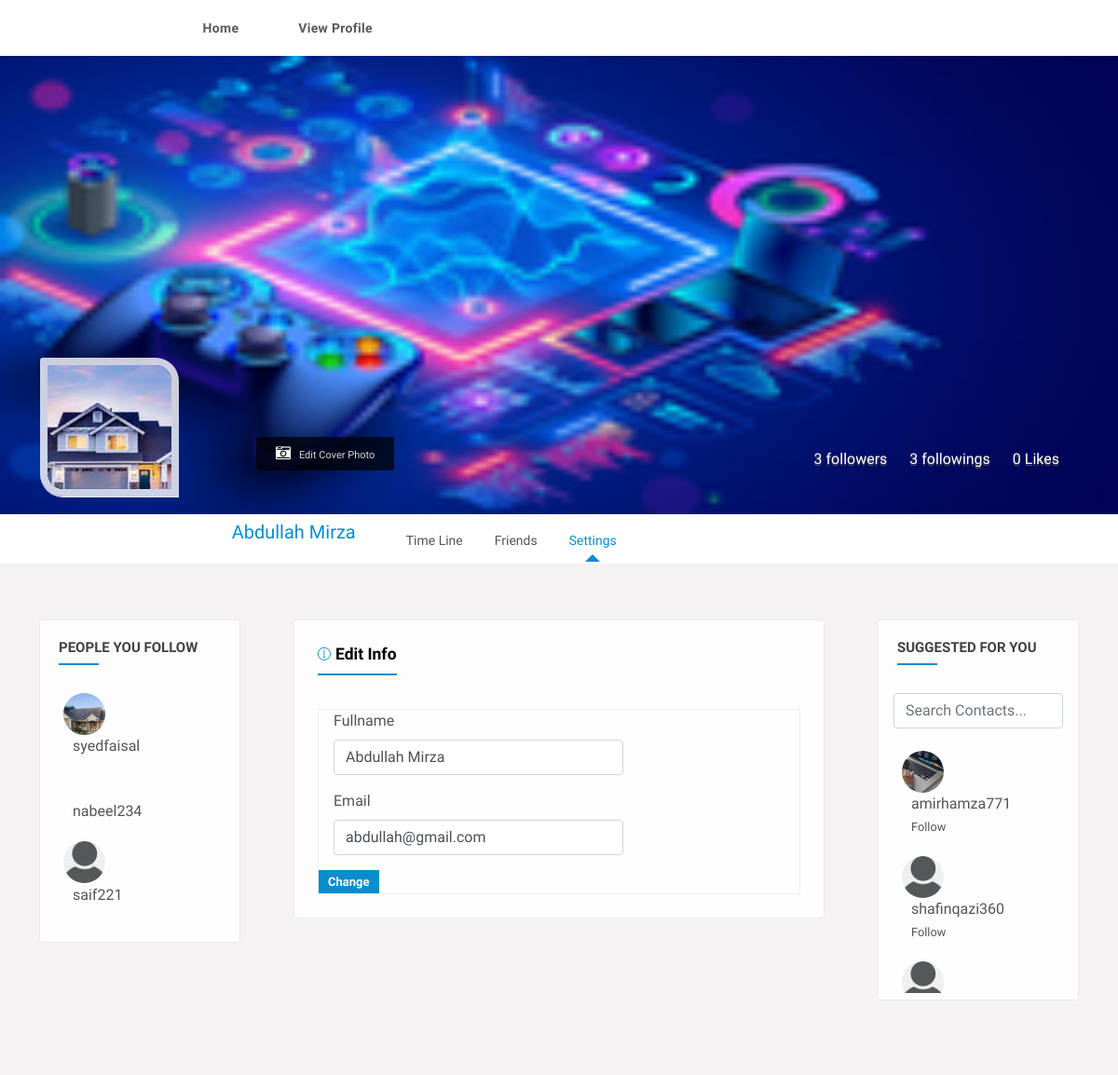
Page /about (signed in) on the committed database.
### my_app/models.py (models this page shows, shortened)
class Account(models.Model):
  user = models.OneToOneField(User, null = True, blank = True, on_delete = models.CASCADE)
  email = models.EmailField(max_length = 224, null = True)
  full_name = models.CharField(max_length = 100, null = True)
  created_at = models.DateTimeField(auto_now_add = True, null = True)
  profile_pic = models.ImageField(default="user_29hrBtO.png", null = True, blank = True)
  background_pic = models.ImageField(default="cover-photo_hVs4cgX_G9aAZgR.png", null = True, blank = True)
  def __str__(self):
    return str(self.user)

class Follower(models.Model):
  follower_id = models.ForeignKey(Account, related_name = 'follower', null = True, on_delete=models.SET_NULL)
  followee_id = models.ForeignKey(Account, related_name = 'followee', null = True, on_delete=models.SET_NULL)

### my_app/views.py (the view, shortened to what this page needs)
# urls.py: path('about', about, name="about"),
@login_required(login_url = 'login')
def about(request):
  cover_initial = {
    "background_pic": ""
  }
  cover_form = CoverPhotoForm(instance = request.user.account, initial = cover_initial)
  profile_initial = {
    "profile_pic": ""
  }
  profile_form = ProfilePhotoForm(instance = request.user.account, initial = profile_initial)
  follows = Follower.objects.all()
  exclude_list = [request.user]
  account = Account.objects.get(user = request.user)
  account_list = [account]
  for i in follows:
    if(str(i.follower_id) == str(request.user.username)):
      user_instance = User.objects.get(username = str(i.followee_id))
      account_instance = Account.objects.get(user = user_instance)
      exclude_list.append(user_instance)
      account_list.append(account_instance)
  accounts = Account.objects.exclude(user__in = exclude_list)
  account_search = accounts
  value =""
  account_form = AccountForm(instance = request.user.account)
  following = Follower.objects.filter(follower_id = account)
  follower = Follower.objects.filter(followee_id = account)
  like = Like.objects.filter(user_id = request.user.account).count()
  context = {
    "following": following,
    "follower": follower,
    "like": like,
    "account_search": account_search,
    "value": value,
    "cover_form": cover_form,
    "profile_form": profile_form,
    "account": account,
    "account_form": account_form,
  }
  return render(request, "about.html", context = context)

### my_app/forms.py (shortened to what this page needs)
class CoverPhotoForm(ModelForm):
  x = forms.FloatField(widget=forms.HiddenInput(), required=False)
  y = forms.FloatField(widget=forms.HiddenInput(), required=False)
  width = forms.FloatField(widget=forms.HiddenInput(), required=False)
  height = forms.FloatField(widget=forms.HiddenInput(), required=False)
  class Meta:
    model = Account
    fields = ['background_pic']

class ProfilePhotoForm(ModelForm):
  x1 = forms.FloatField(widget=forms.HiddenInput(), required=False)
  y1 = forms.FloatField(widget=forms.HiddenInput(), required=False)
  width1 = forms.FloatField(widget=forms.HiddenInput(), required=False)
  height1 = forms.FloatField(widget=forms.HiddenInput(), required=False)
  class Meta:
    model = Account
    fields = ['profile_pic']

### templates/about.html (shortened to what this page needs)
{% extends "your-profile.html" %}
{% load static %}
{% block procontent %}
<div class="central-meta">
  <div class="about">
    <div class="personal">
      <h5 class="f-title"><i class="ti-info-alt"></i>Edit Info</h5>
    </div>
    <div class="d-flex flex-row mt-2">
        <form action="{% url 'about' %}" method="post">
          <div class="mb-3 mx-3 row">
            <label for="id_full_name">Fullname</label>
            {{ account_form.full_name}}
          </div>
          <div class="mb-3 mx-3 row">
            <label for="id_full_name">Email</label>
            {{ account_form.email}}
          </div>
          <button type="submit">Change</button>
        </form>
    </div>
  </div>
</div>
{% endblock %}

### templates/your-profile.html (shortened to what this page needs)
{% extends "base.html" %}
{% load static %}
{% block content %}
<section>
  <div class="feature-photo">
    <figure><img src="{{ account.background_pic.url }}" alt=""></figure>
    <div class="add-btn">
      <span>{{ follower.count }} followers</span>
      <span>{{ following.count }} followings</span>
      <span>{{ like }} Likes</span>
    </div>
    <form class="edit-phto open-modal-cover" method="post", enctype="multipart/form-data" action="{% url 'your_profile' %}">
      <i class="fa fa-camera-retro"></i>
      <label class="fileContainer">
        Edit Cover Photo
      </label>
    </form>
    <div class="container-fluid">
      <div class="row merged">
        <div class="col-lg-2 col-sm-3">
          <div class="user-avatar">
              <img src="{{ account.profile_pic.url }}" class="w-100" alt="">
          </div>
        </div>
        <div class="col-lg-10 col-sm-9">
          <div class="timeline-info">
            <ul>
              <li class="admin-name">
                <h5>{{ request.user.account.full_name }}</h5>
              </li>
              <li>
                <a class="pro-timeline" href="{% url 'your_profile' %}" title="" data-ripple="">time line</a>
                <a class="pro-friends" href="{% url 'friends' %}" title="" data-ripple="">Friends</a>
                <a class="pro-about" href="{% url 'about' %}" title="" data-ripple="">settings</a>
              </li>
            </ul>
          </div>
        </div>
      </div>
    </div>
  </div>
</section>
<section>
  <div class="gap gray-bg">
    <div class="container-fluid">
      <div class="row">
        <div class="col-lg-12">
          <div class="row" id="page-contents">
            <div class="col-lg-3">
              <aside class="sidebar static">
                <div class="widget stick-widget">
                  <h4 class="widget-title">People you Follow</h4>
                  <ul class="followers">
                    {% for follow in following %}
                    <li>
                      <figure><img src="{{ follow.followee_id.profile_pic.url }}" alt=""></figure>
                      <div class="friend-meta">
                        <h4><a href="{% url 'follower_profile' id=follow.followee_id.id %}" title="">{{ follow.followee_id }}</a></h4>
                      </div>
                    </li>
                    {% endfor %}
                  </ul>
                </div>
              </aside>
            </div>
            <div class="col-lg-6">
              {% block procontent %}{% endblock %}
            </div>
            <div class="col-lg-3">
              <aside class="sidebar static">
                <div class="widget stick-widget">
                  <h4 class="widget-title">Suggested For You</h4>
                  <form action="{% url 'home' %}" class="mx-3" method="POST">
                    <input type="search" placeholder="Search Contacts..." class="form-control" name="searched" value="{{ value }}">
                  </form>
                  <br>
                  <ul class="followers">
                    {% for acc in account_search %}
                    <li>
                      <figure><img src="{{ acc.profile_pic.url }}" alt=""></figure>
                      <div class="friend-meta">
                        <h4><a href="{% url 'follower_profile' id=acc.id %}" title="">{{ acc.user }}</a></h4>
                        <small><a href="{% url 'add_followee' id=acc.id %}" title="" class="underline">Follow</a></small>
                      </div>
                    </li>
                    {% endfor %}
                  </ul>
                </div>
              </aside>
            </div>
          </div>
        </div>
      </div>
    </div>
  </div>
</section>
{% endblock %}

### static/css/color.css (style rules this page uses)
.product-carousel .owl-nav .owl-prev::before, .product-carousel .owl-nav .owl-next::before, .product-caro .owl-prev:hover:before, .product-caro .owl-next:hover:before, .log-reg-area form .forgot-pwd, .log-reg-area form .already-have, .log-reg-area > p a, .top-area > ul > li > a > span, .timeline-info > ul li a.active, .timeline-info > ul li a:hover, .dropdowns > a.more-mesg, .activity-meta > h6 a, .activity-meta > span a:hover, .friend-name > ins, .description > p a, .we-reply, .sidebar .widget li:hover > a, .sidebar .widget li:hover > i, .friend-meta > a, .user-setting > a:hover, .we-comet li a.showmore, .twiter-feed > li p a, .tutor-links > li i, .tutor-links > li:hover, .pepl-info > span, .page-meta > a, .frnds .nav-tabs .nav-item a.active, .f-title i, #work > div a, .basics > li i, .education > li i, .groups > span i, a.forgot-pwd, .friend-meta > h4 a:hover, .x_title > h2, .post-meta .detail > span, .add-btn > a:hover, .top-area > ul.main-menu > li > ul li a:hover, .dropdowns.active > a i, .user-setting > a i, .form-group input.form-file ~ .control-label, .form-group input.has-value ~ .control-label, .form-group input:focus ~ .control-label, .form-group input:valid ~ .control-label, .form-group select ~ .control-label, .form-group textarea.form-file ~ .control-label, .form-group textarea.has-value ~ .control-label, .form-group textarea:focus ~ .control-label, .form-group textarea:valid ~ .control-label, .flaged > h3, .invition .friend-meta a.invite:hover, .more-optns > ul li:hover, .post-title > h4 a:hover, .post-title .p-date a:hover, .l-post .l-post-meta > h4 a:hover, .read:hover, blockquote, .tags > a:hover, .comment-titles > span, .help-list > ul li a:hover i, .carrer-title > h2 > span, .carrer-title > span a, .open-position > h4 a:hover, .option-set.icon-style > li > a.selected, .category-box > i, .getquot-baner > a, .branches-box > ul li i, .help-topic-result > h2 a:hover, .product-name > h5 a:hover, .full-postmeta .shopnow, .prices.style2 ins span, .single-btn > li > a.active, .total-box > ul > li.final-total, .logout-meta > p a, .forum-list table tbody tr td i, .forum-list table tbody tr td a, .widget ul.recent-topics > li > i, .date-n-reply > a, .topic-data > span, .help-list > ul li a:hover, .employer-info h2, .job-detail > ul li i, .company-intro > a { color: #088dcd; }
#nprogress .bar, .timeline-info > ul li a::before, .add-btn > a, .activitiez > li::before, form button, .colla-apps > li a:hover, a.underline:before, .setting-row input:checked + label, .user-avatar:hover .edit-phto, .error-meta > a, .color-bg, .add-butn, .nav.nav-tabs.likes-btn > li a.active, a.dislike-btn, .drop > a:hover, .btn-view.btn-load-more:hover, .accordion .card h5 button[aria-expanded="true"], .chat-head, .f-page > figure em, .inbox-panel-head > ul > li > a, .nav-tabs--left .nav-link.active, .nav-tabs--left .nav-link.active:hover, footer .widget-title h4::before, #topcontrol, .sidebar .widget-title::before, .f-title::before, .g-post-classic > figure > i::after, .purify > a, .help-list > a:hover, .open-position::before, .info > a, .category-box:hover, .category-box.selected, a.main-btn, .section-heading::before, .getquot-baner, .more-branches > h4::before, .is-helpful > a, .cart-optionz > li > a:hover, .paginationz > li a:hover, .paginationz > li a.active, .shopping-cart, a.btn2:hover, .form-submit > input[type="submit"], button.submit-checkout, .delete-cart:hover, .proceed .button, .amount-area .update-cart, a.addnewforum, .apply-bttons > a { background: #088dcd; }
.timeline-info > ul li a:after { border-bottom-color: #088dcd; }

### static/css/responsive.css (style rules this page uses)
@media screen and (max-width: 1281px) and (min-width: 1024px) { .timeline-info { line-height: 51px; } }
@media screen and (max-width: 1281px) and (min-width: 1024px) { .timeline-info .admin-name > h5 { font-size: 20px; } }
@media screen and (max-width: 1281px) and (min-width: 1024px) { .user-avatar { width: 80.2% } }

### rows in the picture
Account: background_pic (picture), profile_pic (picture), full_name "Abdullah Mirza", email "abdullah@gmail.com"
Follower: followee_id.profile_pic (picture), followee_id "syedfaisal"
Follower: followee_id "nabeel234"
Follower: followee_id.profile_pic (picture), followee_id "saif221"
Account: profile_pic (picture), user "amirhamza771"
Account: profile_pic (picture), user "shafinqazi360"
Account: profile_pic (picture)

### other values in the picture
{{ follower.count }} "3"
{{ following.count }} "3"
{{ like }} "0"
{{ request.user.account.full_name }} "Abdullah Mirza"
